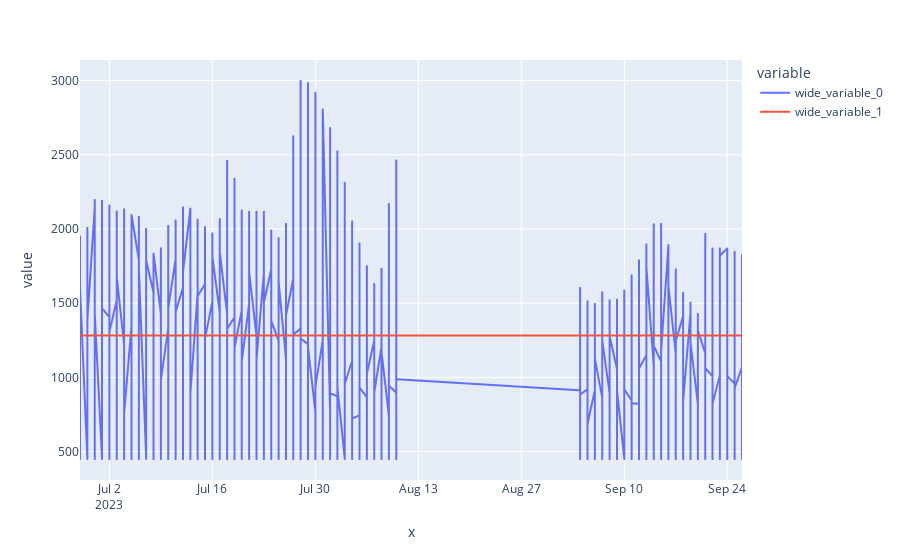

Notebook code for this chart:
### Code cell
import plotly.express as px

px.line(x = fe.y_test.index, y = [fe.y_test, pd.DataFrame(pred)[0]])

### Figure 1 — Plotly figure (JSON) as saved in the notebook; plotly's stock layout.template omitted (floating-point values rounded to 4 significant figures; data arrays with more than 128 entries replaced by an {"elided": "..."} marker saying what was removed)
{"data": [{"hovertemplate": "variable=wide_variable_0<br>x=%{x}<br>value=%{y}<extra></extra>", "legendgroup": "wide_variable_0", "line": {"color": "#636efa", "dash": "solid"}, "marker": {"symbol": "circle"}, "mode": "lines", "name": "wide_variable_0", "showlegend": true, "type": "scattergl", "x": {"elided": "1420 str values"}, "xaxis": "x", "y": {"elided": "1420 float values"}, "yaxis": "y"}, {"hovertemplate": "variable=wide_variable_1<br>x=%{x}<br>value=%{y}<extra></extra>", "legendgroup": "wide_variable_1", "line": {"color": "#EF553B", "dash": "solid"}, "marker": {"symbol": "circle"}, "mode": "lines", "name": "wide_variable_1", "showlegend": true, "type": "scattergl", "x": {"elided": "1420 str values"}, "xaxis": "x", "y": {"elided": "1420 float values"}, "yaxis": "y"}], "layout": {"legend": {"title": {"text": "variable"}, "tracegroupgap": 0}, "margin": {"t": 60}, "xaxis": {"anchor": "y", "domain": [0, 1], "title": {"text": "x"}}, "yaxis": {"anchor": "x", "domain": [0, 1], "title": {"text": "value"}}}}
